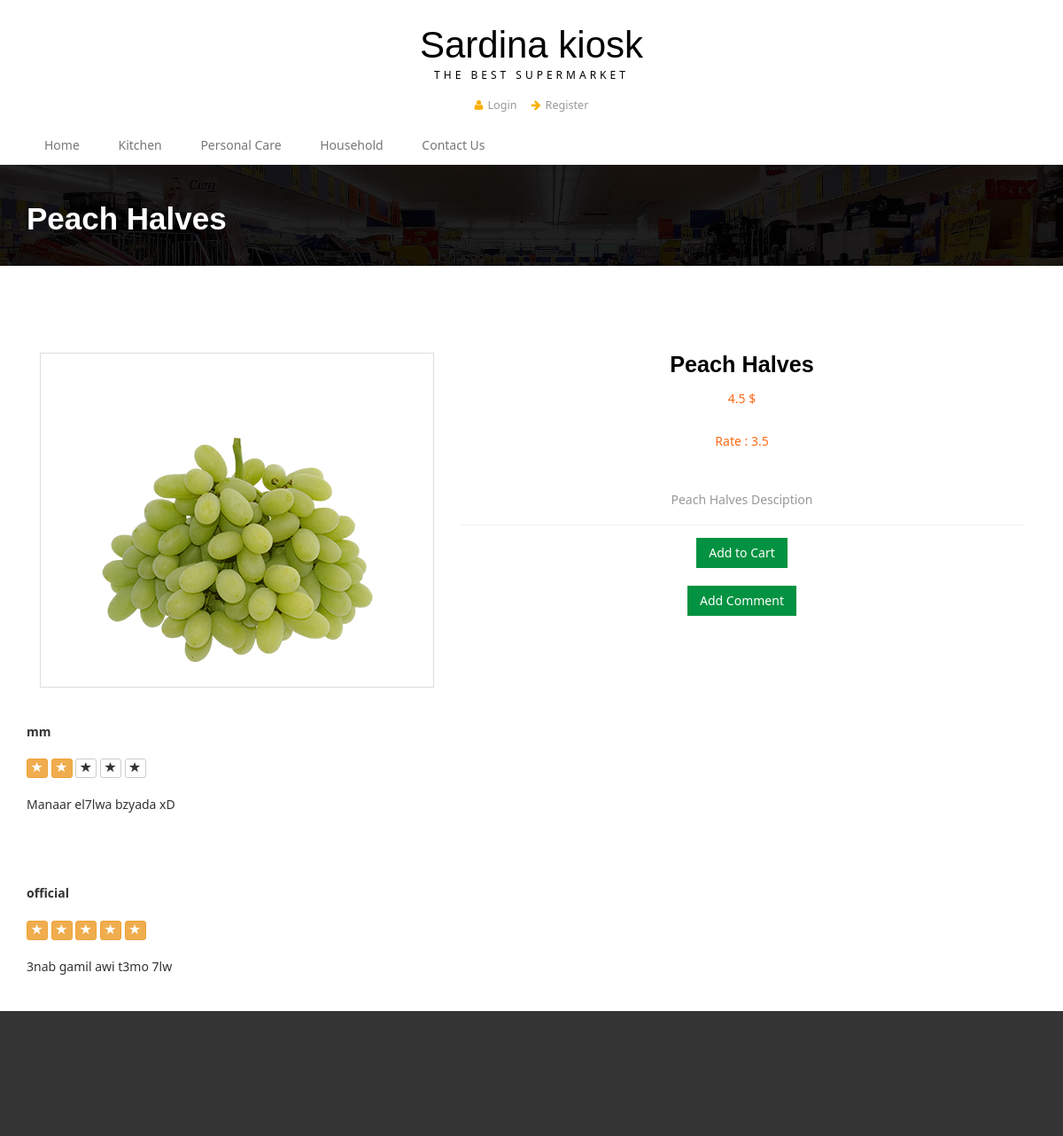
Page /products/single/7 on the committed database.
### products/models.py (models this page shows, shortened)
class Item(models.Model):
    ItemName = models.CharField(max_length=200)
    ItemPrice = models.CharField(max_length=200)
    ItemRate = models.FloatField(max_length=400, default=0.0)
    ItemDetails=models.CharField(max_length=1000 ,default="Nothing")
    ItemCategory = models.ForeignKey(Category, on_delete=models.CASCADE, blank=True, null=True)
    ItemLogo = models.ImageField(upload_to='products/', null=True, blank=True)
    stars=models.CharField(max_length=5,null=True,default='',blank=True)
    graystars=models.CharField(max_length=5,null=True,default='xxxxx')

class Comment(models.Model):
    Review= models.TextField(max_length=3000)
    Rate = models.IntegerField(default=0)
    itemId = models.IntegerField(default=0)
    username= models.CharField(max_length=200)
    stars=models.CharField(max_length=5,null=True,default='',blank=True)
    graystars=models.CharField(max_length=5,null=True,default='xxxxx')

### products/views.py (the view, shortened to what this page needs)
# urls.py: url(r'^single/(?P<item_id>\w+)$', views.single_page, name='single'),
def single_page(request,item_id):
    item=Item.objects.get(pk=item_id)
    form=CommentForm(request.POST or None)
    comments=Comment.objects.filter(itemId=item_id)
    item.ItemRate = round(rate(item.id),2)
    item.stars = 'x' * int(item.ItemRate)
    item.graystars = 'x' * (5 - int(item.ItemRate))
    item.save()
    return render(request,'products/single.html',{'item':item,'form':form,'comments':comments})

### products/views.py (called while the page is built)
def rate(itemid):
    commentsItem = Comment.objects.filter(itemId=itemid)
    rates_item=commentsItem.values('Rate')
    if len(rates_item) > 0:
        sum=0
        avg=0
        for rateitem in rates_item:
            if rateitem is not None:
                sum=sum+rateitem['Rate']
        avg = sum / len(rates_item)
        return avg
    else :
        return 0

### products/templates/products/single.html (shortened to what this page needs)
{% extends "products/base.html" %}
{% block content %}
    <div class="banner-top">
        <div class="container">
            <h3>{{ item.ItemName }}</h3>
            <div class="clearfix"></div>
        </div>
    </div>
    <div class="single">
        <div class="container">
            <div class="single-top-main">
                <div class="col-md-5 single-top">
                    <div class="single-w3agile">
                        <div id="picture-frame">
                            <img src="{{ item.ItemLogo.url }}" data-src="images/si-1.jpg" alt=""
                                 class="img-responsive"/>
                        </div>
                    </div>
                </div>
                <div class="col-md-7 single-top-left ">
                    <div class="single-right">
                        <h3>{{ item.ItemName }}</h3>
                        <div class="pr-single">
                            <p class="reduced ">
                                {{ item.ItemPrice }} $
                            </p>
                        </div>
                        <div class="pr-single">
                            <p class="reduced ">
                                Rate : {{ item.ItemRate }}
                            </p>
                        </div>
                        <p class="in-pa">{{ item.ItemDetails }} </p>
                        <div class="add-to">
                            <a href="{% url 'products:add' item.pk %}">
                            <button class="btn btn-danger my-cart-btn my-cart-btn1 " data-id={{ item.id }}
                                    data-name={{ item.ItemName }}
                                    data-summary="summary 1" data-price={{ item.ItemPrice }} data-quantity="1"
                                    data-image={{ item.ItemLogo.url }}>Add to Cart
                                </button>
                                </a>
                        </div>
                        <div><br></div>
                        <a href="#" data-toggle="modal" data-target="#myModal5">
                            <button class="btn btn-danger my-cart-btn my-cart-btn1">
                                Add Comment
                            </button>
                        </a>
                    </div>
                </div>
            </div>
            <div class="clearfix"></div>
        </div>
    </div>
    </div>
    <div class="container">
        {% for comment in comments %}
            <div class="row">
                <div class="col-sm-7">
                    <div class="review-block">
                        <div class="row">
                            <div class="col-sm-9">
                                <div class="review-block-title"><b>{{ comment.username }}</b></div>
                                <br>
                                <div class="review-block-rate">
                                    {% for i in  comment.stars %}
                                        <button type="button" class="btn btn-warning btn-xs" aria-label="Left Align">
                                            <span class="glyphicon glyphicon-star" aria-hidden="true"></span>
                                        </button>
                                    {% endfor %}
                                    {% for i in comment.graystars %}
                                        <button type="button" class="btn btn-default btn-grey btn-xs"
                                                aria-label="Left Align">
                                            <span class="glyphicon glyphicon-star" aria-hidden="true"></span>
                                        </button>
                                    {% endfor %}
                                </div>
                                <br>
                                <div class="review-block-description">{{ comment.Review }}</div>
                            </div>
                        </div>
                    </div>
                </div>
            </div>
        {% endfor %}
    </div>
{% endblock %}

### rows in the picture
Item: ItemName "Peach Halves", ItemLogo (picture), ItemPrice "4.5", ItemRate "3.5", ItemDetails "Peach Halves Desciption"
Comment: username "mm", stars "xx" (drawn), Review "Manaar el7lwa bzyada xD"
Comment: username "official", stars "xxxxx" (drawn), Review "3nab gamil awi t3mo 7lw"
